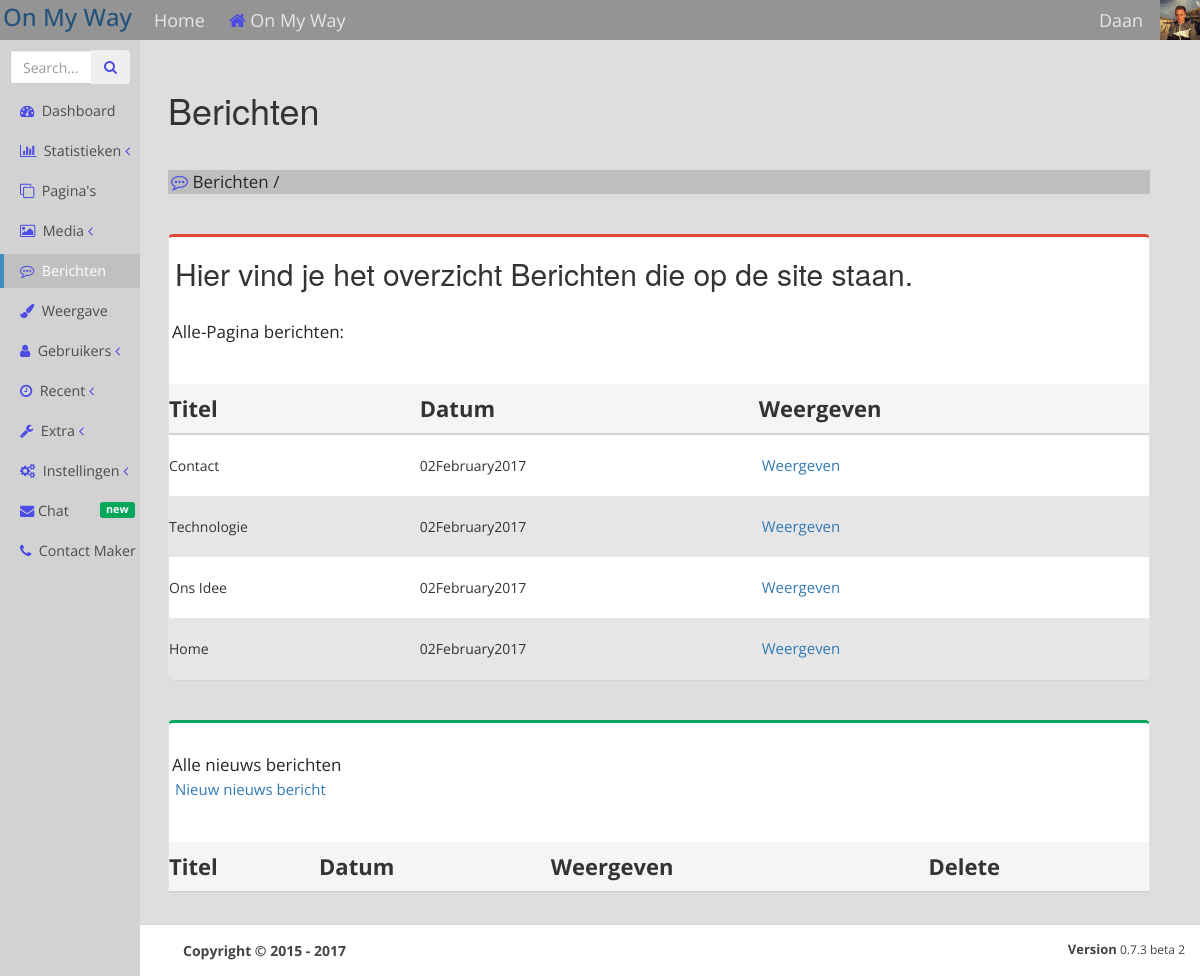
The app's page /admin/messages.php (signed in), older data.
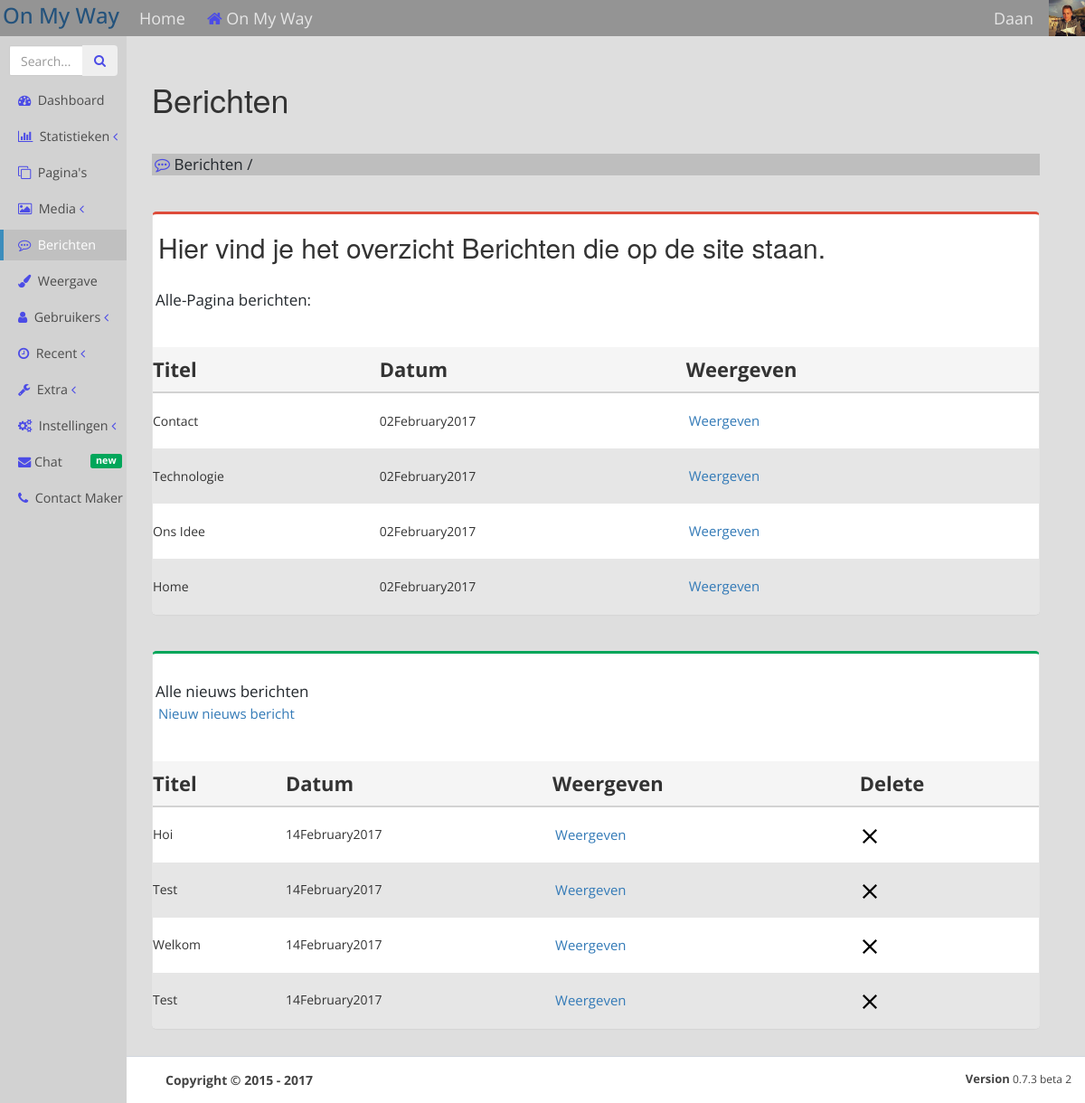
The same page, newer data.
### tables this page shows
CREATE TABLE `txt` (
  `txt_id` int(11) NOT NULL,
  `category_id` int(1) NOT NULL,
  `txt_title` varchar(255) NOT NULL,
  `txt_content` text NOT NULL,
  `post_by` int(11) NOT NULL,
  `txt_date` date NOT NULL,
  `txt_visible` int(11) NOT NULL
);

CREATE TABLE `news` (
  `news_id` int(11) NOT NULL,
  `category_id` int(1) NOT NULL,
  `news_title` varchar(255) NOT NULL,
  `news_content` text NOT NULL,
  `news_by` int(11) NOT NULL,
  `news_date` date NOT NULL,
  `news_visible` int(11) NOT NULL
);

### admin/messages.php (the view, shortened to what this page needs)
<?php
$page_name = "Berichten";
$local_page = "<i class='fa fa-commenting-o'></i>&nbsp;Berichten /";
include "top_admin.php";
if($_SESSION['user_level'] == 1){
$SQL = "SELECT txt_id, post_by, category_id, txt_title, txt_content, DATE_FORMAT(txt_date,'%d')AS post_date_day, DATE_FORMAT(txt_date,'%M')AS post_date_month, DATE_FORMAT(txt_date,'%Y')AS post_date_year FROM txt WHERE txt_visible = 1 ORDER BY txt_date DESC, txt_id DESC";
$result_1 = $connection_WB->query($SQL);
?>
				<div id="messages_message">
					<h2>Hier vind je het overzicht Berichten die op de site staan.</h2>
					<div id="txt_messages_message">
						<p>Alle-Pagina berichten:</p>
								<table>
									<thead>
										<tr>
											<th>Titel</th>
											<th>Datum</th>
											<th>Weergeven</th>
										</tr>
									</thead>
									<tbody>
								<?php
									while($row = $result_1->fetch_assoc()){
										echo 	"<tr>";
										echo		"<td>" . $row['txt_title'] . "</td>";
										echo		"<td>" . $row['post_date_day'] , $row['post_date_month'] ,  $row['post_date_year']. "</td>",
													"<td><a href='txt_edit.php?post=" . $row['txt_id'] . "' target='blank'>Weergeven</a></td>",
												"</tr>" ;
									}
								?>
									</tbody>
								</table>
                    </div>
                </div>
                <?php
                include "messages_news.php";
                include "bottom_admin.php";
                ?>
<?php
}else{
include "forbidden.php"
?>
<?php
}
?>

### admin/top_admin.php (shortened to what this page needs)
<?php
if($_SESSION['user_level'] == 1){
?>
<!DOCTYPE html>
<html>
	<head>
		<link rel="stylesheet" href="https://cdnjs.cloudflare.com/ajax/libs/font-awesome/4.6.3/css/font-awesome.min.css">
		<link rel="stylesheet" href="https://cdnjs.cloudflare.com/ajax/libs/ionicons/2.0.1/css/ionicons.min.css">
		<link href="CSS/<?php echo ''. $_SESSION['user_theme'] .'' ; ?>/main_stylesheet_admin.css" type="text/css" rel="stylesheet" media='screen  and (min-width: 1000px)'>
		<link href="CSS/<?php echo ''. $_SESSION['user_theme'] .'' ; ?>/wide_stylesheet_admin.css" type="text/css" rel="stylesheet" media='screen  and (min-width: 1000px)'>
		<link href="CSS/<?php echo ''. $_SESSION['user_theme'] .'' ; ?>/table_stylesheet.css" type="text/css" rel="stylesheet">
		<link href="CSS/<?php echo ''. $_SESSION['user_theme'] .'' ; ?>/form_stylesheet.css" type="text/css" rel="stylesheet">
		<link href='CSS/font_stylesheet.css' type="text/css" rel="stylesheet">
		<link href="CSS/bootstrap.min.css" type="text/css" rel="stylesheet">
		<link href="CSS/<?php echo ''. $_SESSION['user_theme'] .'' ; ?>/classes.css" type="text/css" rel="stylesheet">
		<link href="CSS/<?php echo ''. $_SESSION['user_theme'] .'' ; ?>/small_stylesheet_admin.css" type="text/css" rel="stylesheet" media='screen and (max-width: 999px)'>
		<link rel="stylesheet" type="text/css" href="../fancybox/source/jquery.fancybox.css?v=2.1.5" media="screen" />
		<link rel="stylesheet" type="text/css" href="../fancybox/source/helpers/jquery.fancybox-buttons.css?v=1.0.5" />
		<link rel="stylesheet" type="text/css" href="../fancybox/source/helpers/jquery.fancybox-thumbs.css?v=1.0.7" />
		<link rel="stylesheet" href="plugins/datepicker/datepicker3.css">
		<link rel="stylesheet" href="plugins/jvectormap/jquery-jvectormap-2.0.3.css" type="text/css" media="screen"/>
		<link href="plugins/lightbox2-master/lightbox2-master/dist/css/lightbox.css" type="text/css" rel="stylesheet">
	</head>
	<body>
		<div id="body_wrapper">
			<div id="top_body_wrapper">
				<a id="logo_button" href="admin.php" ><h3 style="margin-top:4px">On My Way </h3></a>
					<nav>
						<ul id="menu" class="menu" style="margin-left:10px;">
							<li>
								<a href="admin.php">Home</a>
							</li>
							<li>
								<a href="../index.php"><i class="fa fa-home"></i> On My Way</a>
							</li>
						</ul>
					</nav>
					<div id="user_info">
						<div id="profile_photo">
							<img src="<?php echo ''. $_SESSION['user_img'] .'' ; ?>">
						</div>
						<div id="nav_admin">
							<ul>
								<li>
									<a href="#" onClick="return true" ><?php echo '' . $_SESSION['user_name'] . ''; ?></a>
								</li>
							</ul>
						</div>
                    </div>
            </div>
			<div id="left_body_wrapper">
				<section class="sidebar">
					<menu id="side_menu">
					<form action="#" method="get" class="sidebar-form">
						<div class="input-group">
						  <input type="text" name="q" class="form-control" placeholder="Search...">
							  <span class="input-group-btn">
								<button type="submit" name="search" id="search-btn" class="btn btn-flat"><i class="fa fa-search"></i>
								</button>
							</span>
						</div>
					</form>
					<ul>
					<?php
						$full_name = $_SERVER['PHP_SELF'];
						$name_array = explode('/',$full_name);
						$count = count($name_array);
						$page_name_menu = $name_array[$count-1];
					?>
						<li class="<?php echo ($page_name_menu=='admin.php')?'active':'';?>">
							<a href="admin.php"><i class="fa fa-tachometer"></i>&nbsp; Dashboard</a>
						</li>
						<li class="treeview <?php echo ($page_name_menu=='static.php')?'active':'';?>">
							<a href="#"><i class="fa fa-bar-chart"></i>&nbsp; Statistieken
							<span class="pull-right-container">
								<i class="fa fa-angle-left"></i>
							</span>
							</a>
						</li>
						<li class="<?php echo ($page_name_menu=='pages.php')?'active':'';?>"><a href="pages.php"><i class="fa fa-clone"></i>&nbsp; Pagina's</a></li>
						<li class="treeview <?php echo ($page_name_menu=='media.php')?'active':'';?>">
							<a href="#"><i class="fa fa-picture-o"></i>&nbsp; Media
							<span class="pull-right-container">
								<i class="fa fa-angle-left"></i>
							</span>
							</a>
						</li>
						<li class="<?php echo ($page_name_menu=='messages.php')?'active':'';?>"><a href="messages.php"><i class="fa fa-commenting-o"></i>&nbsp; Berichten</a></li>
						<li class="<?php echo ($page_name_menu=='theme.php')?'active':'';?>"><a href="theme.php"><i class="fa fa-paint-brush"></i>&nbsp; Weergave</a></li>
						<li class="treeview <?php echo ($page_name_menu=='users.php')?'active':'';?> <?php echo ($page_name_menu=='new_user.php')?'active':'';?> <?php echo ($page_name_menu=='user.php')?'active':'';?>">
							<a href="#"><i class="fa fa-user"></i>&nbsp; Gebruikers
							<span class="pull-right-container">
								<i class="fa fa-angle-left"></i>
							</span>
							</a>
						</li>
						<li class="treeview <?php echo ($page_name_menu=='recent.php')?'active':'';?> <?php echo ($page_name_menu=='recent_new.php')?'active':'';?>">
							<a href="#"><i class="fa fa-clock-o"></i>&nbsp; Recent
							<span class="pull-right-container">
								<i class="fa fa-angle-left"></i>
							</span>
							</a>
						</li>
						<li class="treeview <?php echo ($page_name_menu=='extra.php')?'active':'';?>">
							<a href="#"><i class="fa fa-wrench"></i>&nbsp; Extra
							<span class="pull-right-container">
								<i class="fa fa-angle-left"></i>
							</span>
							</a>
						</li>
						<li class="treeview <?php echo ($page_name_menu=='settings.php')?'active':'';?> <?php echo ($page_name_menu=='all_settings.php')?'active':'';?> <?php echo ($page_name_menu=='user-edit.php')?'active':'';?>">
							<a href="#"><i class="fa fa-cogs"></i>&nbsp; Instellingen
							<span class="pull-right-container">
								<i class="fa fa-angle-left"></i>
							</span>
							</a>
						</li>
						<li class="<?php echo ($page_name_menu=='chat.php')?'active':'';?>">
						  <a href="chat.php">
							<i class="fa fa-envelope"></i> <span>Chat</span>
							<span class="pull-right-container">
							  <small class="label pull-right bg-green">new</small>
							</span>
						  </a>
						</li>
						<li class="<?php echo ($page_name_menu=='contact.php')?'active':'';?>"><a href="contact.php"><i class="fa fa-phone"></i>&nbsp; Contact Maker </a></li>
					</ul>
				</section>
			</div>
			<div id="middle_body_wrapper">
				<h1><?php echo $page_name; ?></h1>
				<div id="local_page">
					<p><?php echo $local_page; ?></p>
				</div>
<?php
}
?>

### admin/messages_news.php
<?php
$SQL = "SELECT news_id, news_by, category_id, news_title, news_content, DATE_FORMAT(news_date,'%d')AS post_date_day, DATE_FORMAT(news_date,'%M')AS post_date_month, DATE_FORMAT(news_date,'%Y')AS post_date_year FROM news WHERE news_visible = 1 ORDER BY news_date DESC, news_id DESC";
$result_1 = $connection_WB->query($SQL);
?>
<div id="welcome_message">
					<div id="txt_messages_message">
						<p>Alle nieuws berichten</p>
                        <p><a href="news_new.php">Nieuw nieuws bericht</a></p>
								<table>
									<thead>
										<tr>
											<th>Titel</th>
											<th>Datum</th>
											<th>Weergeven</th>
                                            <th>Delete</th>
										</tr>
									</thead>
									<tbody>
								    <?php
									while($row = $result_1->fetch_assoc()){
										echo 	"<tr>";
										echo		"<td>" . $row['news_title'] . "</td>";
										echo		"<td>" . $row['post_date_day'] , $row['post_date_month'] ,  $row['post_date_year']. "</td>",
													"<td><a href='news_edit.php?news=" . $row['news_id'] . "' target='blank'>Weergeven</a></td>",
                                                    "<td><a href='news_delete.php?news=" . $row['news_id'] . "' target='blank'><img src='../IMG/delete.png'></a></td>",
												"</tr>" ;
									}
								?>
									</tbody>
								</table>
                    </div>
</div>

### admin/bottom_admin.php (shortened to what this page needs)
			<div id="footer">
				<footer>
					<div class="pull-right hidden-xs">
						<b>Version</b> 0.7.3 beta 2
					</div>
					<strong>Copyright © 2015 - 2017</strong>
				</footer>
			</div>
			</div>
		</div>
	</body>
</html>

### admin/CSS/normal/main_stylesheet_admin.css (style rules this page uses)
* { margin: 0; padding: 0; }
html { background-size: auto 100%; background-repeat: no-repeat; width: 100%; height: 100%; min-width: 1000px; background-color:rgb(222,222,222); }
body { width: 100%; height: 100%; }
#top_body_wrapper { height: 40px; width: 100%; position:fixed; background-color:rgb(148,148,148); }
#top_body_wrapper>a { float: left; height: 40px; width: auto; }
#top_body_wrapper>nav { float: left; height: 40px; position: static; left: 100px; top: -100px; }
#body_wrapper { width:100%; height:auto; min-height:100px; min-height:calc (100% + 15px); }
nav>ul { height: 40px; list-style: none; }
nav>ul>li { height: 40px; float: left; transition-duration: 0.2s; }
nav>ul>li>a { display: block; line-height: 40px; text-align: center; padding-left: 12px; padding-right: 12px; font-family: 'Open Sans', sans-serif; text-decoration: none; color: rgb(230,230,230); font-size: 18px; }
#user_info { float:right; position:static; text-align: center; }
#user_info>#profile_photo { display:block; height: 40px; line-height: 40px; }
#user_info>#profile_photo>img { height: 40px; display: block; line-height: 40px; float:right; }
#nav_admin { float:left; margin-right:45px; margin-top:-40px; }
#nav_admin>ul>li { display:block; height:auto; list-style: none; line-height: 40px; text-align: center; padding-left:12px; padding-right:12px; text-decoration: none; color: rgb(230,230,230); font-family: Roboto-Light; }
#nav_admin>ul>li>a { display: block; font-family: 'Open Sans', sans-serif; text-decoration: none; color: rgb(230,230,230); font-size: 18px; }

### admin/CSS/normal/wide_stylesheet_admin.css (style rules this page uses)
* { margin: 0; padding: 0; }
html { background-size: auto 100%; background-repeat: no-repeat; width: 100%; height: calc (100% + 20px); min-width: 1000px; }
body { width: 100%; height: 100%; background-color: transparent; }
a { color:rgba(35,40,45,1); font-size:15px; text-decoration: none; font-family: 'Open Sans', sans-serif; }
p { color:rgba(35,40,45,1); font-size:17px; font-family: 'Open Sans', sans-serif; margin-left:3px; }
#middle_body_wrapper a { margin-left:3px; }
h1 { color:rgba(35,40,45,1); font-family: 'Open Sans', sans-serif; font-weight: 400; font-size:23px; }
h2 { margin: 0; font-size: 21px; margin-left:3px; padding-left: 3px; font-weight: 400; line-height: 1.2; color:rgba(35,40,45,1); font-family: 'Open Sans', sans-serif; }
h3 { margin: 1.33em 0 0; font-size: 16px; margin-left:3px; }
h1,h3,h4,h5,h6 { color:rgba(35,40,45,1); font-family: 'Open Sans', sans-serif; }
#body_wrapper { width:100%; min-width:1000px; height:auto; min-height:100%; background-color:rgb(222,222,222); }
#left_body_wrapper { float:left; width:140px; height:auto; position:fixed; min-height:100%; margin-top:40px; }
#side_menu { width:140px; height:auto; position:absolute; min-height:100%; background-color:rgb(210,210,210); }
#side_menu>ul { list-style-type: none; margin: 0; padding: 0; }
#side_menu>ul>li { line-height: 18px; min-height:40px; }
#side_menu>ul>li>a { display: block; color: rgb(76,76,76); padding: 8px 0 8px 16px; text-decoration: none; font-family: 'Open Sans', sans-serif; font-size: 14.3px; border-left: 4px solid transparent; }
#side_menu>ul>li.active>a { color: rgb(255,255,255); border-color: #3c8dbc; background: rgba(175,175,175,0.5); }
#side_menu>ul>li.active { border-color: #3c8dbc; }
#middle_body_wrapper { text-align:left; margin-top:70px; min-width: calc(100% - 14%); background-color:rgb(222,222,222); float:right; }
#local_page { background-color:rgb(190,190,190); margin-right:50px; margin-top:40px; }
#welcome_message { background-color:rgb(255,255,255); position:center; float:center; margin-right:50px; margin-top:40px; border: 1px solid #e5e5e5; box-shadow: 0 1px 1px rgba(0,0,0,.04); border-top-color: #00a65a; border-top-width: 3px; border-radius: 5px; }
#messages_message { background-color:rgb(255,255,255); position:center; float:center; margin-right:50px; margin-top:40px; border: 1px solid #e5e5e5; box-shadow: 0 1px 1px rgba(0,0,0,.04); border-top-color: #dd4b39; border-top-width: 3px; border-radius: 5px; }
#txt_messages_message { margin-top:30px; }
footer { background: #fff; bottom:0; padding: 15px; color: #444; border-top: 1px solid #d2d6de; margin-top: 30px; margin-left:-260px; }
footer>strong { margin-left:260px; font-size:14px; font-family: 'Open Sans', sans-serif; }
footer>.pull-right { font-size:12px; font-family: 'Open Sans', sans-serif; }
footer>.pull-right>b { font-size:13px; font-family: 'Open Sans', sans-serif; }

### admin/CSS/normal/form_stylesheet.css (style rules this page uses)
form { font-family: Open Sans; width: 800px; height: auto; }

Row changes from the older to the newer data that the page shows:
added news: news_title "Hoi", post_date_day "14", post_date_month "February", post_date_year "2017"
added news: news_title "Test", post_date_day "14", post_date_month "February", post_date_year "2017"
added news: news_title "Welkom", post_date_day "14", post_date_month "February", post_date_year "2017"
added news: news_title "Test", post_date_day "14", post_date_month "February", post_date_year "2017"
